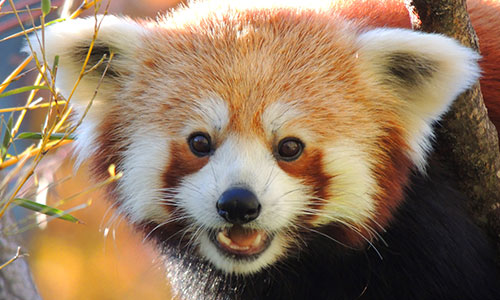
#> input picture panda.jpg, 500 x 300 px
$ jupyter execute --allow-errors 'opencv-python-10(basic geometric transformation and histogram of image).ipynb'
#> lines starting #> are read from the running program, lines starting #| are printed output that depends on the picture
[cell 1]
import cv2
import numpy as np
import matplotlib.pyplot as plt

[cell 2]
img=cv2.imread("panda.jpg")
#> img is the input picture: shape (300, 500, 3); mean B, G, R 96.8, 121.6, 146.7

[cell 3]
cv2.imshow("panda",img)
cv2.waitKey(15000)
cv2.destroyAllWindows()

[cell 4]
print(img.shape)
#| (300, 500, 3)

# how to scale image

[cell 5]
scale_img=cv2.resize(img,(500,500))
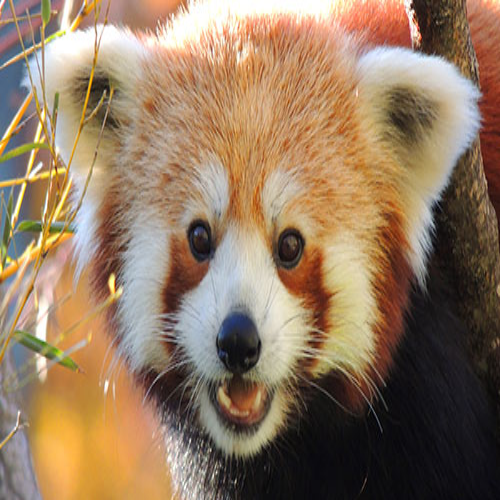
#> scale_img: shape (500, 500, 3); mean B, G, R 96.7, 121.5, 146.6

#> (a cell that did not finish here is left out)

[cell 7]
#if we do not know what size we want there is another way of resizing the image
scale_img_default_fx1_fy1=cv2.resize(img,None,fx=1/2,fy=1/2) #WITH FX1,FX2 IMAGE WILL BE SAME AS ORIGNINAL SIZE BUT
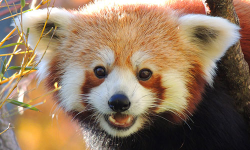
#> scale_img_default_fx1_fy1: shape (150, 250, 3); mean B, G, R 96.9, 121.8, 146.8
                                                         #IF YOU WANT TO HALF THE IMGE THEN YOU NEED TO DIDVIDE
                                                         #1 WITH 2 FOR BOTH FX AND FY
cv2.imshow("scale_panda",scale_img_default_fx1_fy1)      #fx=1/2,fy=1/2 will do half the image size
cv2.waitKey(15000)
cv2.destroyAllWindows()

# how to create image histogram

[cell 8]
np_img=np.array(cv2.cvtColor(img,cv2.COLOR_BGR2GRAY))
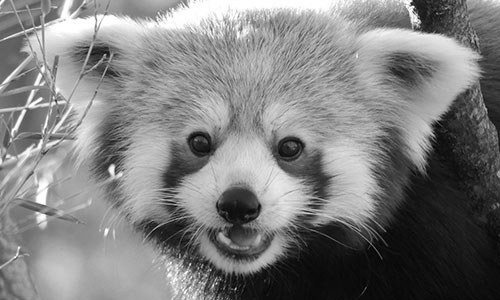
#> np_img: shape (300, 500); min 0, max 255, mean 126.3
plt.hist(np_img.ravel(),255,(0,255))
plt.show()
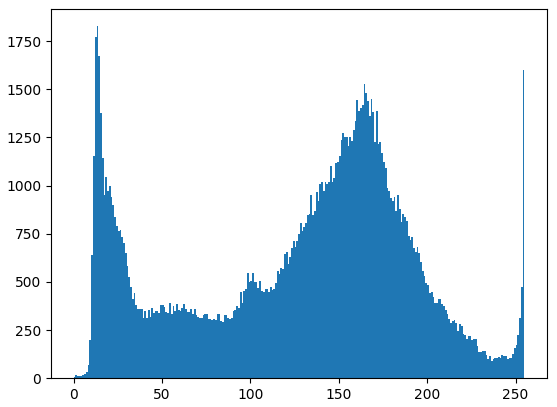
#> figure drawn by matplotlib, 1 panel; tallest bar 1828 high, from x = 13 to 14

[cell 9]
B,G,R = cv2.split(img)
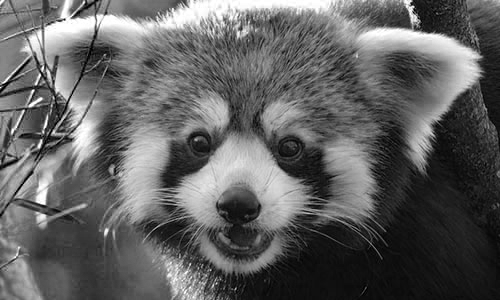
#> B: shape (300, 500); min 0, max 255, mean 96.8
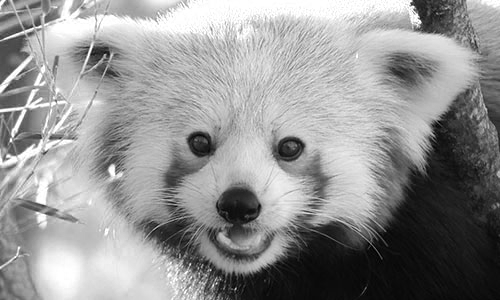
#> R: shape (300, 500); min 0, max 255, mean 146.7

$ run again, with road.jpg copied over panda.jpg
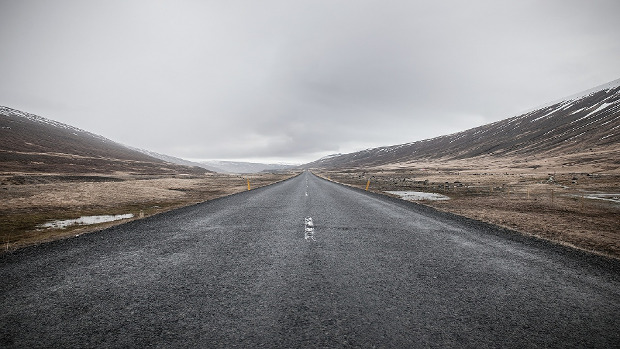
#> input picture road.jpg, 620 x 349 px
#> img is the input picture: shape (349, 620, 3); mean B, G, R 136.2, 134.8, 136.1
#| (349, 620, 3)
#> `plt.show()`:
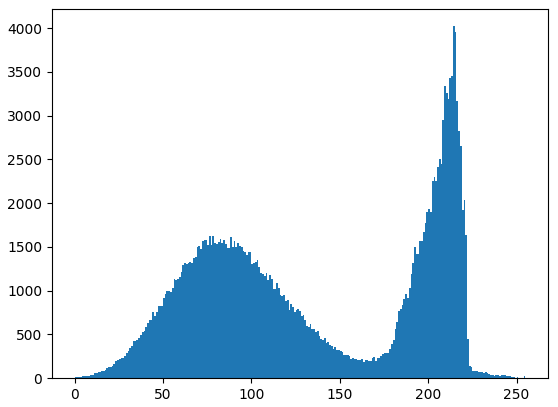
#> figure drawn by matplotlib, 1 panel; tallest bar 4021 high, from x = 214 to 215
#> `B,G,R = cv2.split(img)`:
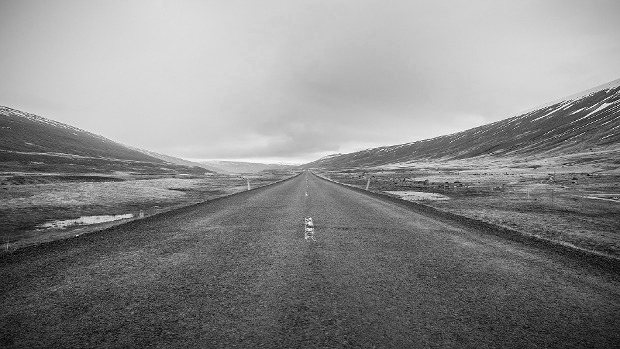
#> R: shape (349, 620); min 0, max 255, mean 136.1

$ run again, with black_to_white.jpeg copied over panda.jpg
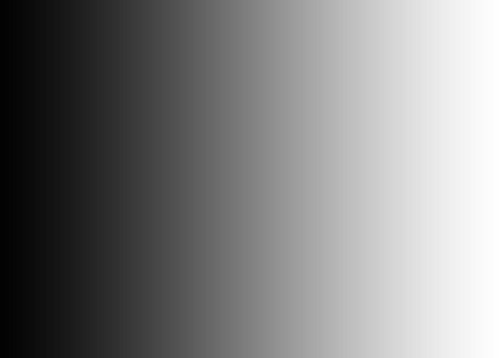
#> input picture black_to_white.jpeg, 500 x 358 px
#> img is the input picture: shape (358, 500, 3); min 2, max 255, mean 128.3
#| (358, 500, 3)
#> `scale_img=cv2.resize(img,(500,500))`:
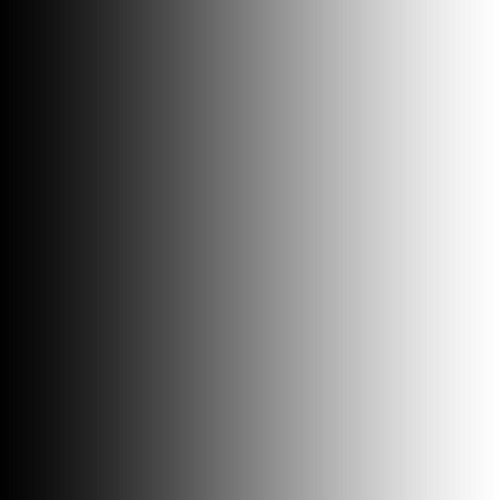
#> scale_img: shape (500, 500, 3); min 2, max 255, mean 128.3
#> `plt.show()`:
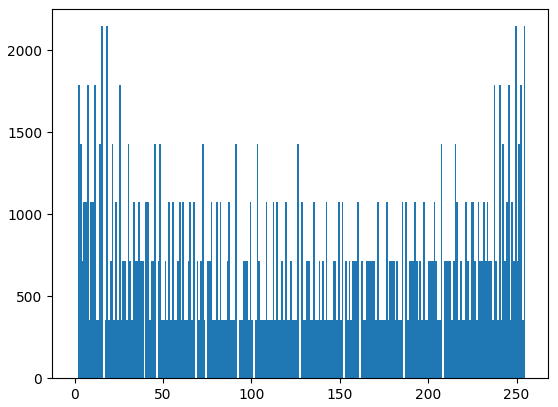
#> figure drawn by matplotlib, 1 panel
